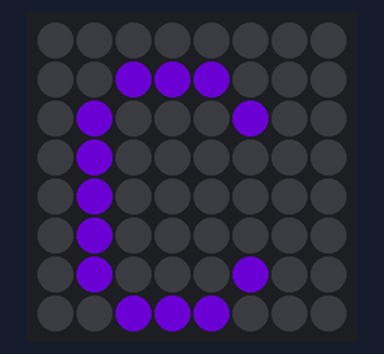
Bench run of a program on a simulated Raspberry Pi (BCM pin numbers) with a Sense HAT. Shown: the Sense HAT's 8×8 RGB LED matrix. Dim RGB values are drawn brighter than linear; random numbers come from a fixed seed. At 4.0 s the program stops and its outputs stay as they are.

Above: at 0.1 s.
At 1.1 s:
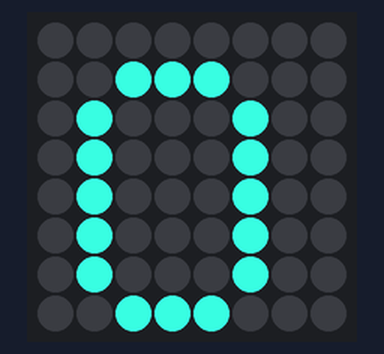
At 2.1 s:
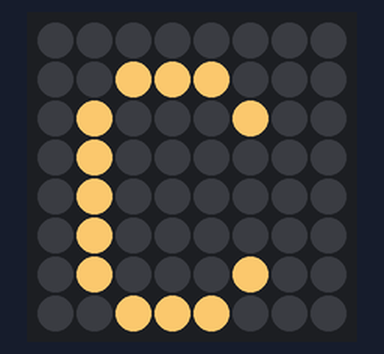
At 3.1 s:
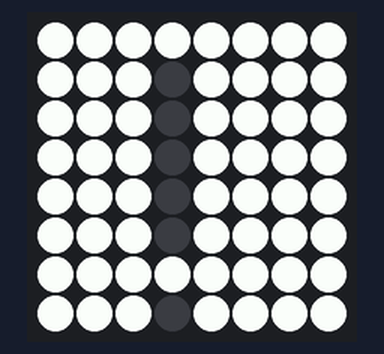

The program:

show_letter.py
```python
from sense_hat import SenseHat
import time
import random

sense = SenseHat()  # 创建Sense Hat对象

# 生成随机颜色
r = random.randint(0, 255)
g = random.randint(0, 255)
b = random.randint(0, 255)
sense.show_letter("C", text_colour=[r, g, b])  # 指定文本和颜色
time.sleep(1)

r = random.randint(0, 255)
g = random.randint(0, 255)
b = random.randint(0, 255)
sense.show_letter("O", text_colour=[r, g, b])
time.sleep(1)

r = random.randint(0, 255)
g = random.randint(0, 255)
b = random.randint(0, 255)
sense.show_letter("C", text_colour=[r, g, b])
time.sleep(1)

sense.show_letter("!", text_colour=[0, 0, 0], back_colour=[255, 255, 255])  # 增加背景颜色
time.sleep(1)
sense.clear()
```

Measured:
- what the display in image 1 shows lasts 1.0 s, from 1.0 s to 2.0 s
